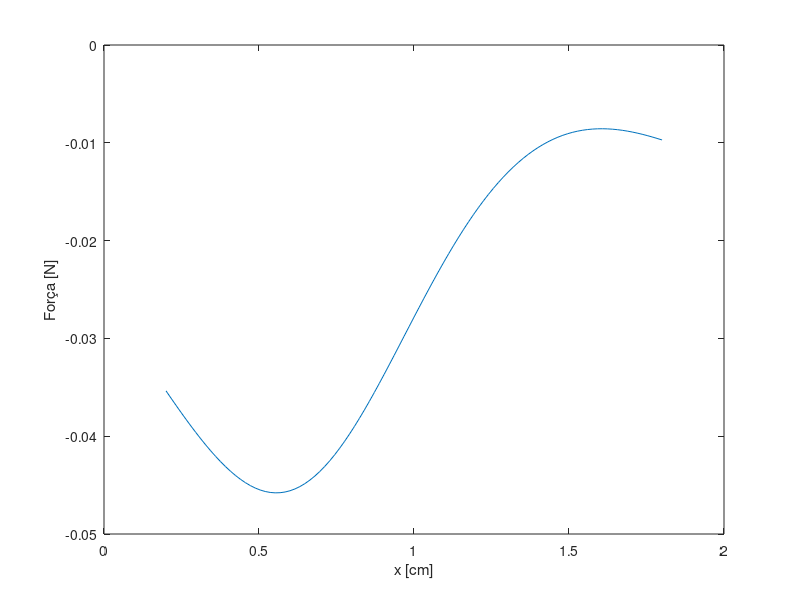

MATLAB code for this plot:
% A Tabela 3.1 contém dados de um experimento no qual a indutância de um solenoide foi medida em função da posição x, onde x = 0 corresponde a uma retração total do solenoide.

% Tabela 3.1 Dados para o Exemplo 3.3
% x [cm] 0 0,2 0,4 0,6 0,8 1,0 1,2 1,4 1,6 1,8 2,0
% L [mH] 2,8 2,26 1,78 1,52 1,34 1,26 1,20 1,16 1,13 1,11 1,10

% Plote a força do solenoide para uma corrente de 0,75 A em função da posição no intervalo 0,2 ≤ x ≤ 1,8 cm.

clc
clear

% Aqui estão os dados: x em cm, L em mH
xdata = [0 0.2 0.4 0.6 0.8 1.0 1.2 1.4 1.6 1.8 2.0];
Ldata = [2.8 2.26 1.78 1.52 1.34 1.26 1.20 1.16 1.13 1.11 1.10];

% Converta para unidades SI
x = xdata*1.e-2;
L = Ldata*1.e-3;
len = length(x);
xmax = x(len);

% Use polyfit para realizar um ajuste de quarta ordem de
% L em função de x. Armazene os coeficientes polinomiais em
% um vetor a. O ajuste será da forma:
%
% Lfit = a(1)*x^4 + a(2)*x^3 + a(3)*x^2 + a(4)*x + a(5);
%
a = polyfit(x,L,4);

% Vamos conferir o ajuste
n = 1:101;
xfit = xmax*(n-1)/100;
Lfit = a(1)*xfit.^4 + a(2)*xfit.^3 + a(3)*xfit.^2 + a(4)*xfit + a(5);
Lfit_a = 2*(Lfit.^2);

% Plote os dados e em seguida o ajuste para comparação
% (converta xfit para cm e Lfit para mH)
plot(xdata,Ldata,'*')
hold
plot(xfit*100,Lfit*1000)
hold
xlabel('x [cm]')
ylabel('L [mH]')
fprintf('\n Pausa. Aperte qualquer tecla para plotar a força.\n')
pause;

% Agora plote a força. A força será dada
%
% i^2 dL i^2
% --- * ---- = --- ( 4*a(1)*x^3 + 3*a(2)*x^2+ 2*a(3)*x + a(4))
% 2 dx 2

% Inicialize a corrente com 0,75 A
lamb = (1.5*10^-3)^2;
n = 1:101;
xfit = 0.002 + .016*(n-1)/100;
F = 4*a(1)*xfit.^3 + 3* a(2)*xfit.^2 + 2*a(3)*xfit + a(4);
F = (lamb./Lfit_a).*F;
plot(xfit*100,F)
xlabel('x [cm]')
ylabel('Força [N]')